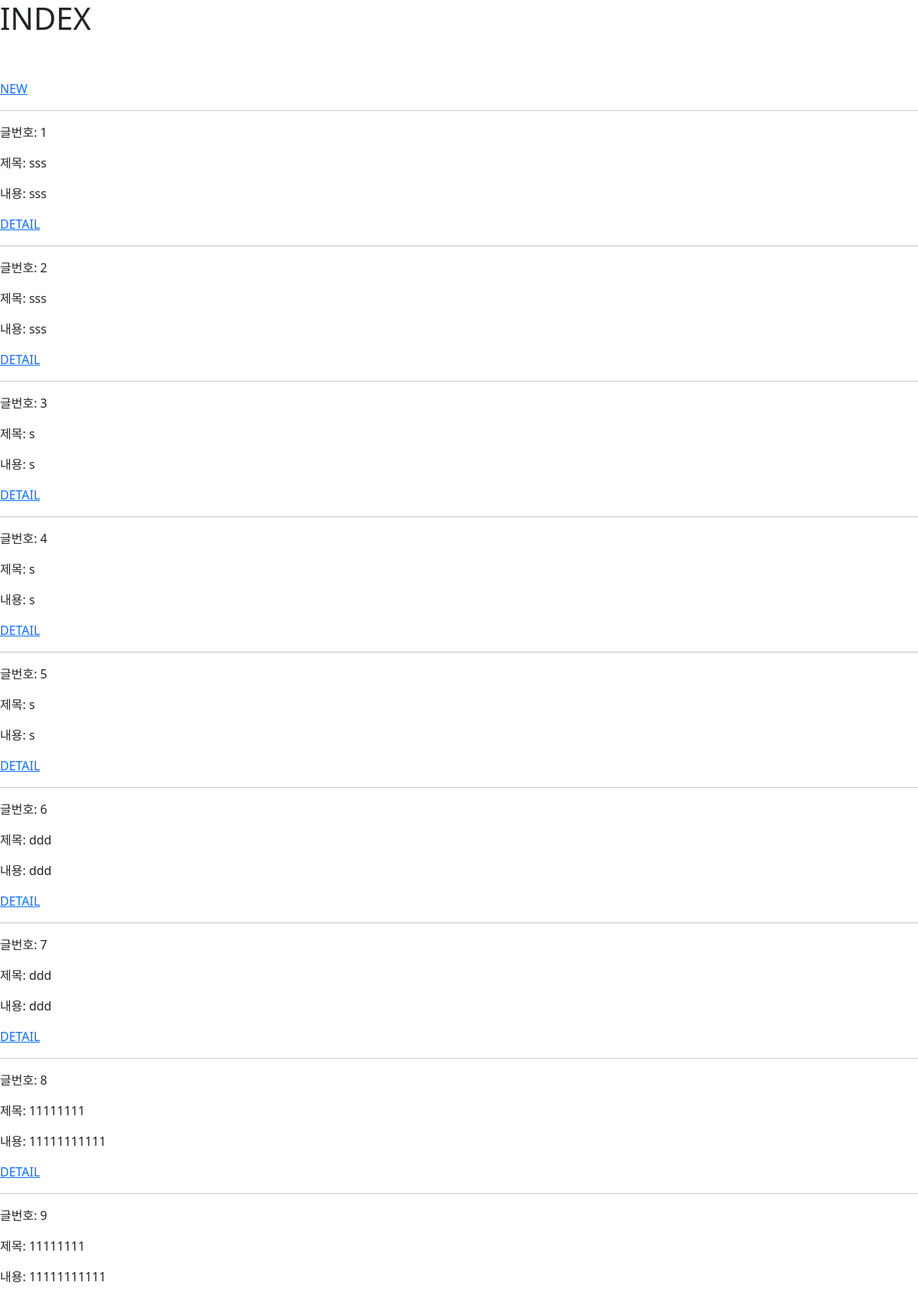
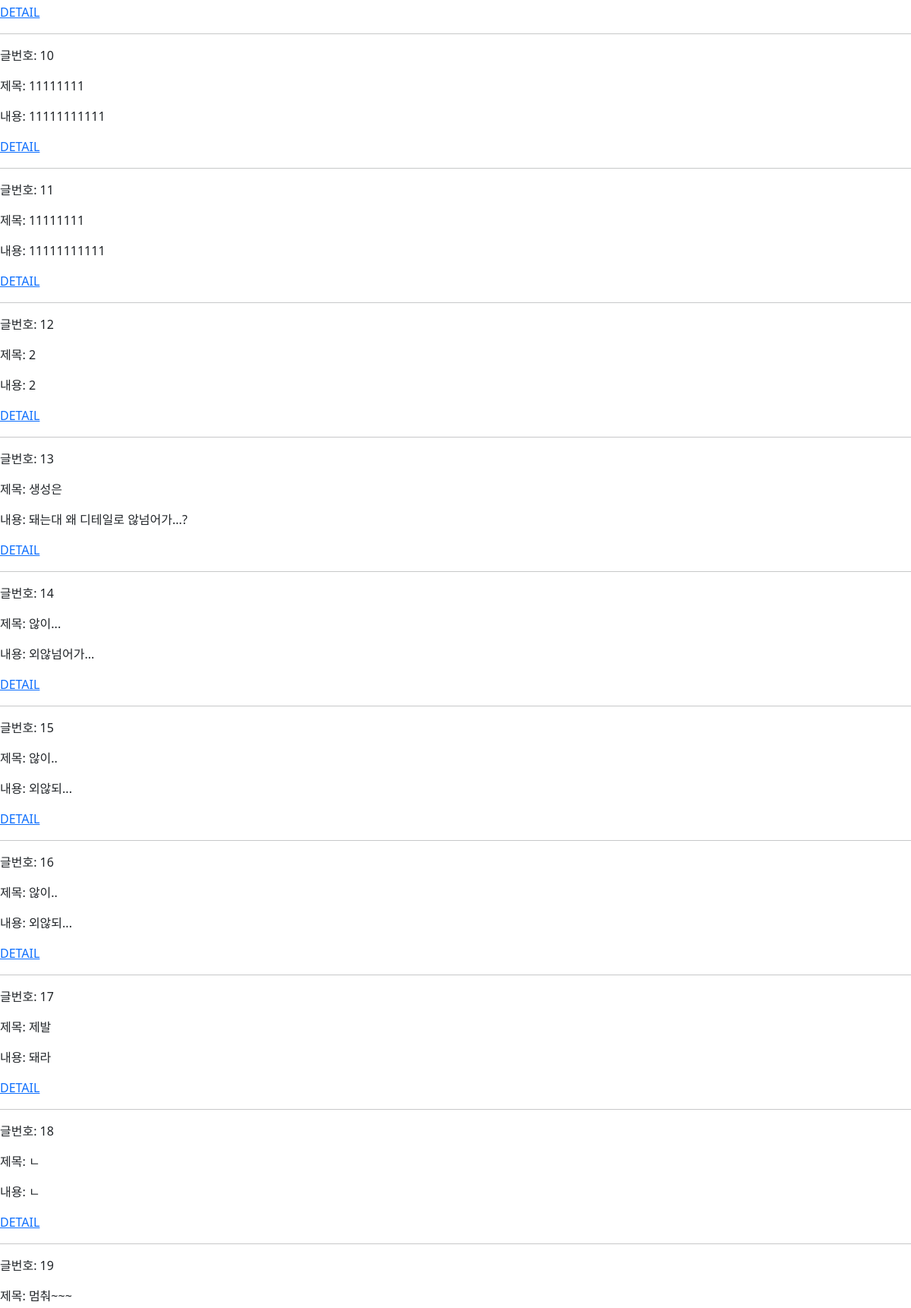
The app's page /articles/ (upper part) with its own data (2 pictures, top to bottom).
### articles/models.py (models this page shows)
class Article(models.Model):
    title = models.CharField(max_length=20)
    content = models.TextField()
    created_at = models.DateTimeField(auto_now_add=True)
    updated_at = models.DateTimeField(auto_now=True)

### articles/views.py (the view)
# urls.py: path('',views.index, name='index'),
def index(request):
    articles = Article.objects.all()
    context = {
        'articles':articles
    }
    return render(request, 'articles/index.html', context)

### articles/templates/articles/index.html
{% extends 'base.html' %}
{% block content %}
  <h1>INDEX</h1><br>
  <br>
  <a href= "{% url 'articles:new' %}">NEW</a>
  <hr>
  {% for article in articles %}
    <p>글번호: {{ article.pk}} </p>
    <p>제목: {{ article.title }} </p>
    <p>내용: {{ article.content }} </p>
    <a href="{% url 'articles:detail' article.pk %} ">DETAIL</a>
    <hr>
  {% endfor %}
{% endblock content %}

### templates/base.html (shortened to what this page needs)
<!DOCTYPE html>
<html lang="en">
<head>
<link href="https://cdn.jsdelivr.net/npm/bootstrap@5.2.0/dist/css/bootstrap.min.css" rel="stylesheet">
</head>
<body>
  {% block content %}
  {% endblock content %}
</body>
</html>

### records on screen
Article: pk "1", title "sss", content "sss"
Article: pk "2", title "sss", content "sss"
Article: pk "3", title "s", content "s"
Article: pk "4", title "s", content "s"
Article: pk "5", title "s", content "s"
Article: pk "6", title "ddd", content "ddd"
Article: pk "7", title "ddd", content "ddd"
Article: pk "8", title "11111111", content "11111111111"
Article: pk "9", title "11111111", content "11111111111"
Article: pk "10", title "11111111", content "11111111111"
Article: pk "11", title "11111111", content "11111111111"
Article: pk "12", title "2", content "2"
Article: pk "13", title "생성은", content "돼는대 왜 디테일로 않넘어가...?"
Article: pk "14", title "않이...", content "외않넘어가..."
Article: pk "15", title "않이..", content "외않되..."
Article: pk "16", title "않이..", content "외않되..."
Article: pk "17", title "제발", content "돼라"
Article: pk "18", title "ㄴ", content "ㄴ"
Article: pk "19", title "멈춰~~~"
